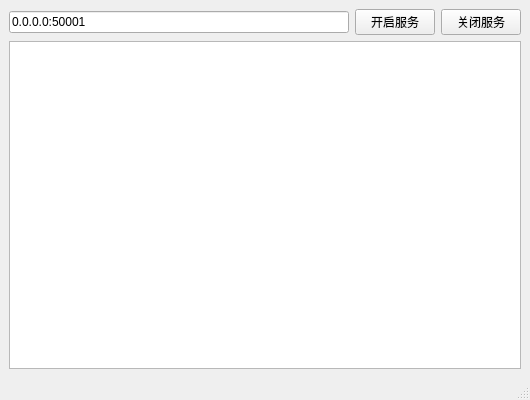
<?xml version="1.0" encoding="UTF-8"?>
<ui version="4.0">
 <class>ServerWindow</class>
 <widget class="QMainWindow" name="ServerWindow">
  <property name="geometry">
   <rect>
    <x>0</x>
    <y>0</y>
    <width>530</width>
    <height>400</height>
   </rect>
  </property>
  <property name="windowTitle">
   <string>Server Window</string>
  </property>
  <widget class="QWidget" name="centralwidget">
   <layout class="QVBoxLayout" name="verticalLayout">
    <item>
     <layout class="QHBoxLayout" name="horizontalLayout">
      <item>
       <widget class="QLineEdit" name="editHost">
        <property name="text">
         <string>0.0.0.0:50001</string>
        </property>
       </widget>
      </item>
      <item>
       <widget class="QPushButton" name="btnStart">
        <property name="text">
         <string>开启服务</string>
        </property>
       </widget>
      </item>
      <item>
       <widget class="QPushButton" name="btnStop">
        <property name="text">
         <string>关闭服务</string>
        </property>
       </widget>
      </item>
     </layout>
    </item>
    <item>
     <widget class="QTextEdit" name="editLog"/>
    </item>
   </layout>
  </widget>
  <widget class="QMenuBar" name="menubar">
   <property name="geometry">
    <rect>
     <x>0</x>
     <y>0</y>
     <width>530</width>
     <height>21</height>
    </rect>
   </property>
  </widget>
  <widget class="QStatusBar" name="statusbar"/>
 </widget>
 <resources/>
 <connections/>
</ui>
